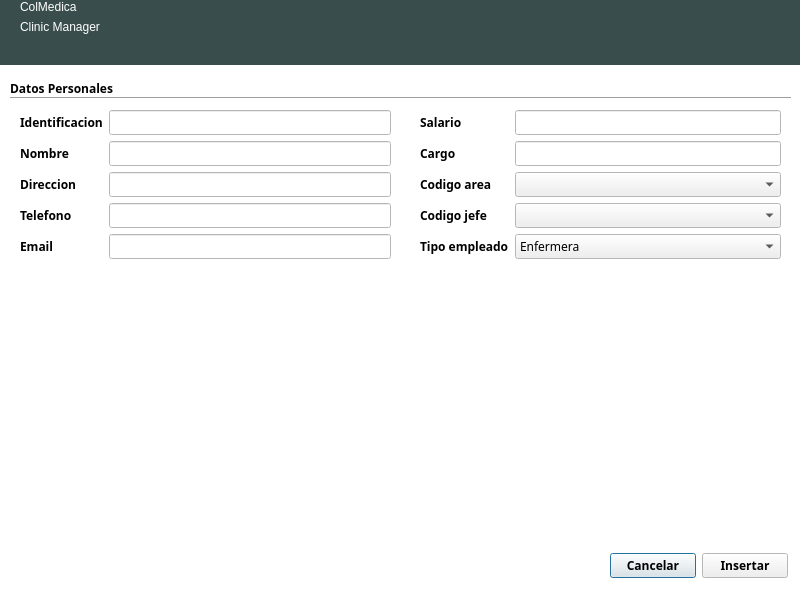
<?xml version="1.0" encoding="UTF-8"?>
<ui version="4.0">
 <class>dialogNuevoEmpleado</class>
 <widget class="QDialog" name="dialogNuevoEmpleado">
  <property name="geometry">
   <rect>
    <x>0</x>
    <y>0</y>
    <width>800</width>
    <height>600</height>
   </rect>
  </property>
  <property name="palette">
   <palette>
    <active>
     <colorrole role="Base">
      <brush brushstyle="SolidPattern">
       <color alpha="255">
        <red>255</red>
        <green>255</green>
        <blue>255</blue>
       </color>
      </brush>
     </colorrole>
     <colorrole role="Window">
      <brush brushstyle="SolidPattern">
       <color alpha="255">
        <red>255</red>
        <green>255</green>
        <blue>255</blue>
       </color>
      </brush>
     </colorrole>
    </active>
    <inactive>
     <colorrole role="Base">
      <brush brushstyle="SolidPattern">
       <color alpha="255">
        <red>255</red>
        <green>255</green>
        <blue>255</blue>
       </color>
      </brush>
     </colorrole>
     <colorrole role="Window">
      <brush brushstyle="SolidPattern">
       <color alpha="255">
        <red>255</red>
        <green>255</green>
        <blue>255</blue>
       </color>
      </brush>
     </colorrole>
    </inactive>
    <disabled>
     <colorrole role="Base">
      <brush brushstyle="SolidPattern">
       <color alpha="255">
        <red>255</red>
        <green>255</green>
        <blue>255</blue>
       </color>
      </brush>
     </colorrole>
     <colorrole role="Window">
      <brush brushstyle="SolidPattern">
       <color alpha="255">
        <red>255</red>
        <green>255</green>
        <blue>255</blue>
       </color>
      </brush>
     </colorrole>
    </disabled>
   </palette>
  </property>
  <property name="cursor">
   <cursorShape>PointingHandCursor</cursorShape>
  </property>
  <property name="windowTitle">
   <string>Nuevo Empleado</string>
  </property>
  <property name="autoFillBackground">
   <bool>true</bool>
  </property>
  <widget class="QWidget" name="widgetCabecera" native="true">
   <property name="geometry">
    <rect>
     <x>0</x>
     <y>0</y>
     <width>800</width>
     <height>65</height>
    </rect>
   </property>
   <property name="palette">
    <palette>
     <active>
      <colorrole role="WindowText">
       <brush brushstyle="SolidPattern">
        <color alpha="255">
         <red>255</red>
         <green>255</green>
         <blue>255</blue>
        </color>
       </brush>
      </colorrole>
      <colorrole role="Base">
       <brush brushstyle="SolidPattern">
        <color alpha="255">
         <red>255</red>
         <green>255</green>
         <blue>255</blue>
        </color>
       </brush>
      </colorrole>
      <colorrole role="Window">
       <brush brushstyle="SolidPattern">
        <color alpha="255">
         <red>57</red>
         <green>77</green>
         <blue>76</blue>
        </color>
       </brush>
      </colorrole>
     </active>
     <inactive>
      <colorrole role="WindowText">
       <brush brushstyle="SolidPattern">
        <color alpha="255">
         <red>255</red>
         <green>255</green>
         <blue>255</blue>
        </color>
       </brush>
      </colorrole>
      <colorrole role="Base">
       <brush brushstyle="SolidPattern">
        <color alpha="255">
         <red>255</red>
         <green>255</green>
         <blue>255</blue>
        </color>
       </brush>
      </colorrole>
      <colorrole role="Window">
       <brush brushstyle="SolidPattern">
        <color alpha="255">
         <red>57</red>
         <green>77</green>
         <blue>76</blue>
        </color>
       </brush>
      </colorrole>
     </inactive>
     <disabled>
      <colorrole role="WindowText">
       <brush brushstyle="SolidPattern">
        <color alpha="255">
         <red>159</red>
         <green>158</green>
         <blue>158</blue>
        </color>
       </brush>
      </colorrole>
      <colorrole role="Base">
       <brush brushstyle="SolidPattern">
        <color alpha="255">
         <red>57</red>
         <green>77</green>
         <blue>76</blue>
        </color>
       </brush>
      </colorrole>
      <colorrole role="Window">
       <brush brushstyle="SolidPattern">
        <color alpha="255">
         <red>57</red>
         <green>77</green>
         <blue>76</blue>
        </color>
       </brush>
      </colorrole>
     </disabled>
    </palette>
   </property>
   <property name="autoFillBackground">
    <bool>true</bool>
   </property>
   <widget class="QWidget" name="layoutWidget_4">
    <property name="geometry">
     <rect>
      <x>20</x>
      <y>0</y>
      <width>162</width>
      <height>62</height>
     </rect>
    </property>
    <layout class="QFormLayout" name="formLayout_5">
     <item row="0" column="0">
      <widget class="QLabel" name="labelColMedica">
       <property name="styleSheet">
        <string notr="true">font: 30pt &quot;Ubuntu Condensed&quot;;
color: rgb(255, 255, 255);</string>
       </property>
       <property name="text">
        <string>ColMedica</string>
       </property>
      </widget>
     </item>
     <item row="1" column="0">
      <widget class="QLabel" name="labelClinicManager">
       <property name="text">
        <string>Clinic Manager</string>
       </property>
      </widget>
     </item>
    </layout>
   </widget>
  </widget>
  <widget class="QWidget" name="widgetCuerpo" native="true">
   <property name="geometry">
    <rect>
     <x>0</x>
     <y>70</y>
     <width>800</width>
     <height>511</height>
    </rect>
   </property>
   <property name="font">
    <font>
     <family>Ubuntu Condensed</family>
     <weight>75</weight>
     <bold>true</bold>
    </font>
   </property>
   <property name="autoFillBackground">
    <bool>true</bool>
   </property>
   <widget class="QWidget" name="layoutWidget">
    <property name="geometry">
     <rect>
      <x>610</x>
      <y>480</y>
      <width>178</width>
      <height>31</height>
     </rect>
    </property>
    <layout class="QHBoxLayout" name="horizontalLayout_2">
     <item>
      <widget class="QPushButton" name="pushButtonCancelar">
       <property name="text">
        <string>Cancelar</string>
       </property>
      </widget>
     </item>
     <item>
      <widget class="QPushButton" name="pushButtonInsertar">
       <property name="text">
        <string>Insertar</string>
       </property>
      </widget>
     </item>
    </layout>
   </widget>
   <widget class="QWidget" name="layoutWidget_2">
    <property name="geometry">
     <rect>
      <x>20</x>
      <y>40</y>
      <width>371</width>
      <height>171</height>
     </rect>
    </property>
    <layout class="QFormLayout" name="formLayout">
     <item row="0" column="0">
      <widget class="QLabel" name="labelIdentificacion">
       <property name="text">
        <string>Identificacion</string>
       </property>
      </widget>
     </item>
     <item row="0" column="1">
      <widget class="QLineEdit" name="lineEditIdentificacion">
       <property name="font">
        <font>
         <weight>50</weight>
         <bold>false</bold>
        </font>
       </property>
       <property name="inputMask">
        <string>99999999999999999999; </string>
       </property>
       <property name="text">
        <string/>
       </property>
      </widget>
     </item>
     <item row="1" column="0">
      <widget class="QLabel" name="labelNombre">
       <property name="text">
        <string>Nombre</string>
       </property>
      </widget>
     </item>
     <item row="1" column="1">
      <widget class="QLineEdit" name="lineEditNombre">
       <property name="font">
        <font>
         <weight>50</weight>
         <bold>false</bold>
        </font>
       </property>
       <property name="inputMask">
        <string>AAAAAAAAAAAAAAAAAAAAAAAAAAAAAAAAAAAAAAAA; </string>
       </property>
       <property name="text">
        <string/>
       </property>
      </widget>
     </item>
     <item row="2" column="0">
      <widget class="QLabel" name="labelDireccion">
       <property name="text">
        <string>Direccion</string>
       </property>
      </widget>
     </item>
     <item row="2" column="1">
      <widget class="QLineEdit" name="lineEditDireccion">
       <property name="font">
        <font>
         <weight>50</weight>
         <bold>false</bold>
        </font>
       </property>
       <property name="inputMask">
        <string>NNNNNNNNNNNNNNNNNNNNNNNNNNNNNNNNNNNNNNNN; </string>
       </property>
       <property name="text">
        <string/>
       </property>
      </widget>
     </item>
     <item row="3" column="0">
      <widget class="QLabel" name="labelTelefono">
       <property name="text">
        <string>Telefono</string>
       </property>
      </widget>
     </item>
     <item row="3" column="1">
      <widget class="QLineEdit" name="lineEditTelefono">
       <property name="font">
        <font>
         <weight>50</weight>
         <bold>false</bold>
        </font>
       </property>
       <property name="inputMask">
        <string>999999999999999; </string>
       </property>
       <property name="text">
        <string/>
       </property>
      </widget>
     </item>
     <item row="4" column="0">
      <widget class="QLabel" name="labelEmail">
       <property name="text">
        <string>Email</string>
       </property>
      </widget>
     </item>
     <item row="4" column="1">
      <widget class="QLineEdit" name="lineEditEmail">
       <property name="font">
        <font>
         <weight>50</weight>
         <bold>false</bold>
        </font>
       </property>
       <property name="inputMask">
        <string>NNNNNNNNNNNNNNNNNNNNNNNNNNNNNNNNNNNNNNNN; </string>
       </property>
      </widget>
     </item>
    </layout>
   </widget>
   <widget class="QWidget" name="layoutWidget_3">
    <property name="geometry">
     <rect>
      <x>420</x>
      <y>40</y>
      <width>361</width>
      <height>171</height>
     </rect>
    </property>
    <layout class="QFormLayout" name="formLayout_2">
     <item row="0" column="0">
      <widget class="QLabel" name="labelSalario">
       <property name="text">
        <string>Salario              </string>
       </property>
      </widget>
     </item>
     <item row="0" column="1">
      <widget class="QLineEdit" name="lineEditSalario">
       <property name="font">
        <font>
         <weight>50</weight>
         <bold>false</bold>
        </font>
       </property>
       <property name="inputMask">
        <string>999999999999999999999999999999; </string>
       </property>
      </widget>
     </item>
     <item row="1" column="0">
      <widget class="QLabel" name="labelCargo">
       <property name="text">
        <string>Cargo</string>
       </property>
      </widget>
     </item>
     <item row="1" column="1">
      <widget class="QLineEdit" name="lineEditCargo">
       <property name="font">
        <font>
         <weight>50</weight>
         <bold>false</bold>
        </font>
       </property>
       <property name="inputMask">
        <string>AAAAAAAAAAAAAAAAAAAAAAAAAAAAAAAAAAAAAAAA; </string>
       </property>
      </widget>
     </item>
     <item row="2" column="0">
      <widget class="QLabel" name="labelCodigoArea">
       <property name="text">
        <string>Codigo area</string>
       </property>
      </widget>
     </item>
     <item row="2" column="1">
      <widget class="QComboBox" name="comboBoxCodigoArea">
       <property name="font">
        <font>
         <weight>50</weight>
         <bold>false</bold>
        </font>
       </property>
      </widget>
     </item>
     <item row="3" column="0">
      <widget class="QLabel" name="labelCodigoJefe">
       <property name="text">
        <string>Codigo jefe</string>
       </property>
      </widget>
     </item>
     <item row="3" column="1">
      <widget class="QComboBox" name="comboBoxCodigoJefe">
       <property name="font">
        <font>
         <weight>50</weight>
         <bold>false</bold>
        </font>
       </property>
      </widget>
     </item>
     <item row="4" column="0">
      <widget class="QLabel" name="labelTipoEmpleado">
       <property name="text">
        <string>Tipo empleado</string>
       </property>
      </widget>
     </item>
     <item row="4" column="1">
      <widget class="QComboBox" name="comboBoxTipoEmpleado">
       <property name="font">
        <font>
         <weight>50</weight>
         <bold>false</bold>
        </font>
       </property>
       <item>
        <property name="text">
         <string>Enfermera</string>
        </property>
       </item>
       <item>
        <property name="text">
         <string>Medico</string>
        </property>
       </item>
      </widget>
     </item>
    </layout>
   </widget>
   <widget class="Line" name="lineDatosPersonales">
    <property name="geometry">
     <rect>
      <x>10</x>
      <y>20</y>
      <width>781</width>
      <height>16</height>
     </rect>
    </property>
    <property name="orientation">
     <enum>Qt::Horizontal</enum>
    </property>
   </widget>
   <widget class="QLabel" name="labelDatosPersonales">
    <property name="geometry">
     <rect>
      <x>10</x>
      <y>10</y>
      <width>131</width>
      <height>16</height>
     </rect>
    </property>
    <property name="text">
     <string>Datos Personales </string>
    </property>
   </widget>
   <widget class="QWidget" name="widgetTipoEmpleado" native="true">
    <property name="geometry">
     <rect>
      <x>20</x>
      <y>220</y>
      <width>761</width>
      <height>241</height>
     </rect>
    </property>
    <property name="cursor">
     <cursorShape>PointingHandCursor</cursorShape>
    </property>
   </widget>
  </widget>
 </widget>
 <resources/>
 <connections/>
</ui>
